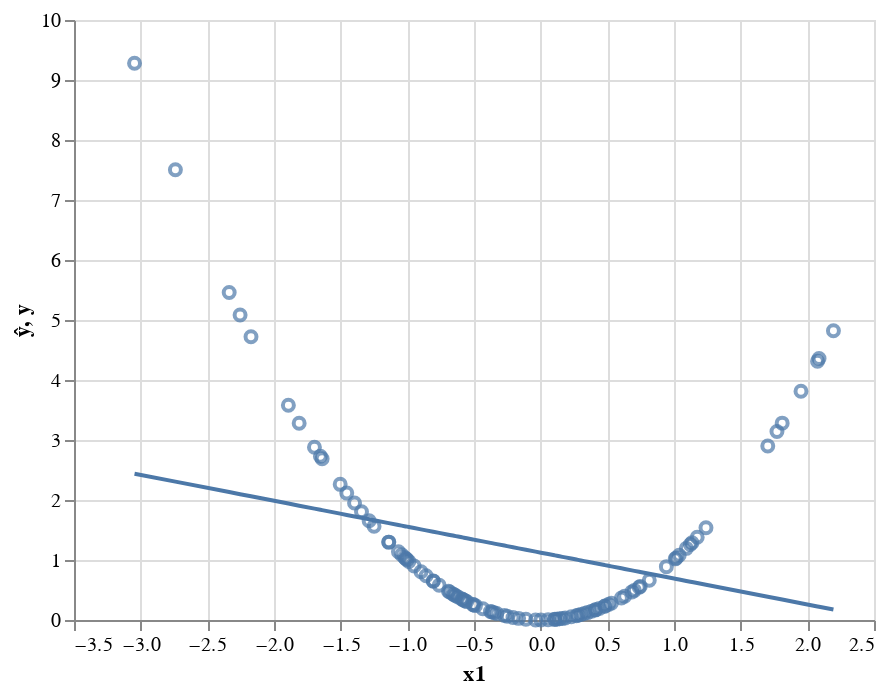

The code cell stored with this chart in its notebook:
### Markdown cell above
And when we plot the model predictions against reality we see how bad it is:

### Code cell
preds = pd.DataFrame({'ŷ':ŷ.detach().numpy()[:,0], 'y':y[:,0], 'x1':x[:,0]})
(alt.Chart(preds).mark_line().encode(x='x1', y='ŷ') + 
alt.Chart(preds).mark_point().encode(x='x1', y='y'))

### Figure 1 — Vega-Lite specification as saved in the notebook (floating-point values rounded to 4 significant figures)
{"$schema": "https://vega.github.io/schema/vega-lite/v3.4.0.json", "config": {"mark": {"tooltip": null}, "view": {"height": 300, "width": 400}}, "data": {"name": "data-797526193eb11ef7272ae4e60bd4b891"}, "datasets": {"data-797526193eb11ef7272ae4e60bd4b891": [{"x1": 0.9429, "y": 0.889, "ŷ": 0.7156}, {"x1": 0.4105, "y": 0.1685, "ŷ": 0.9456}, {"x1": 1.039, "y": 1.079, "ŷ": 0.6741}, {"x1": 0.6057, "y": 0.3669, "ŷ": 0.8612}, {"x1": -2.739, "y": 7.505, "ŷ": 2.306}, {"x1": 0.1845, "y": 0.03405, "ŷ": 1.043}, {"x1": 0.7027, "y": 0.4938, "ŷ": 0.8193}, {"x1": 0.3015, "y": 0.09093, "ŷ": 0.9926}, {"x1": 0.1071, "y": 0.01148, "ŷ": 1.077}, {"x1": 0.1217, "y": 0.01481, "ŷ": 1.07}, {"x1": -0.1107, "y": 0.01225, "ŷ": 1.171}, {"x1": -0.9489, "y": 0.9004, "ŷ": 1.533}, {"x1": -0.3767, "y": 0.1419, "ŷ": 1.286}, {"x1": 1.811, "y": 3.281, "ŷ": 0.3404}, {"x1": 1.135, "y": 1.288, "ŷ": 0.6327}, {"x1": -1.811, "y": 3.281, "ŷ": 1.905}, {"x1": -0.6197, "y": 0.384, "ŷ": 1.391}, {"x1": -0.2075, "y": 0.04307, "ŷ": 1.213}, {"x1": 1.703, "y": 2.901, "ŷ": 0.3871}, {"x1": -1.139, "y": 1.298, "ŷ": 1.615}, {"x1": -2.254, "y": 5.082, "ŷ": 2.097}, {"x1": 2.076, "y": 4.312, "ŷ": 0.2258}, {"x1": -1.652, "y": 2.73, "ŷ": 1.837}, {"x1": -0.5751, "y": 0.3308, "ŷ": 1.371}, {"x1": -0.5025, "y": 0.2525, "ŷ": 1.34}, {"x1": -1.344, "y": 1.806, "ŷ": 1.703}, {"x1": -0.5871, "y": 0.3447, "ŷ": 1.377}, {"x1": -1.396, "y": 1.949, "ŷ": 1.726}, {"x1": -2.173, "y": 4.72, "ŷ": 2.061}, {"x1": 0.1037, "y": 0.01076, "ŷ": 1.078}, {"x1": 0.2682, "y": 0.07195, "ŷ": 1.007}, {"x1": 0.001504, "y": 2.261e-06, "ŷ": 1.122}, {"x1": 0.8146, "y": 0.6636, "ŷ": 0.771}, {"x1": -1.043, "y": 1.087, "ŷ": 1.573}, {"x1": 0.1416, "y": 0.02005, "ŷ": 1.062}, {"x1": 0.1629, "y": 0.02653, "ŷ": 1.053}, {"x1": -1.249, "y": 1.561, "ŷ": 1.663}, {"x1": 0.5085, "y": 0.2585, "ŷ": 0.9033}, {"x1": 0.4802, "y": 0.2306, "ŷ": 0.9155}, {"x1": -0.4892, "y": 0.2393, "ŷ": 1.334}, {"x1": -0.8973, "y": 0.8052, "ŷ": 1.511}, {"x1": 0.2297, "y": 0.05278, "ŷ": 1.024}, {"x1": -0.1653, "y": 0.02733, "ŷ": 1.194}, {"x1": -0.6915, "y": 0.4781, "ŷ": 1.422}, {"x1": -1.139, "y": 1.298, "ŷ": 1.615}, {"x1": -0.03799, "y": 0.001443, "ŷ": 1.139}, {"x1": 0.2798, "y": 0.0783, "ŷ": 1.002}, {"x1": -1.067, "y": 1.138, "ŷ": 1.584}, {"x1": 0.4404, "y": 0.1939, "ŷ": 0.9327}, {"x1": -1.002, "y": 1.004, "ŷ": 1.556}, {"x1": -0.3487, "y": 0.1216, "ŷ": 1.274}, {"x1": 0.3513, "y": 0.1234, "ŷ": 0.9711}, {"x1": 0.6299, "y": 0.3967, "ŷ": 0.8508}, {"x1": -0.5535, "y": 0.3064, "ŷ": 1.362}, {"x1": -1.021, "y": 1.042, "ŷ": 1.564}, {"x1": -0.5085, "y": 0.2586, "ŷ": 1.343}, {"x1": -0.6582, "y": 0.4332, "ŷ": 1.407}, {"x1": 0.4819, "y": 0.2322, "ŷ": 0.9147}, {"x1": 1.093, "y": 1.194, "ŷ": 0.6509}, {"x1": -1.286, "y": 1.655, "ŷ": 1.679}, {"x1": 1.174, "y": 1.379, "ŷ": 0.6157}, {"x1": -0.9881, "y": 0.9764, "ŷ": 1.55}, {"x1": -0.6366, "y": 0.4053, "ŷ": 1.398}, {"x1": 1.01, "y": 1.019, "ŷ": 0.6868}, {"x1": 0.7388, "y": 0.5458, "ŷ": 0.8038}, {"x1": 1.122, "y": 1.26, "ŷ": 0.6381}, {"x1": -0.6822, "y": 0.4655, "ŷ": 1.418}, {"x1": -0.8057, "y": 0.6491, "ŷ": 1.471}, {"x1": 0.3274, "y": 0.1072, "ŷ": 0.9815}, {"x1": 1.24, "y": 1.537, "ŷ": 0.5873}, {"x1": -0.4336, "y": 0.188, "ŷ": 1.31}, {"x1": -0.2718, "y": 0.07388, "ŷ": 1.24}, {"x1": -1.454, "y": 2.115, "ŷ": 1.751}, {"x1": -0.7613, "y": 0.5796, "ŷ": 1.452}, {"x1": -0.8592, "y": 0.7382, "ŷ": 1.494}, {"x1": -1.892, "y": 3.58, "ŷ": 1.94}, {"x1": -1.697, "y": 2.878, "ŷ": 1.856}, {"x1": 1.017, "y": 1.035, "ŷ": 0.6835}, {"x1": 1.772, "y": 3.141, "ŷ": 0.3573}, {"x1": -0.5903, "y": 0.3484, "ŷ": 1.378}, {"x1": -2.336, "y": 5.457, "ŷ": 2.132}, {"x1": -0.3653, "y": 0.1334, "ŷ": 1.281}, {"x1": -0.5648, "y": 0.319, "ŷ": 1.367}, {"x1": -0.2513, "y": 0.06316, "ŷ": 1.231}, {"x1": 2.088, "y": 4.359, "ŷ": 0.221}, {"x1": -1.011, "y": 1.023, "ŷ": 1.56}, {"x1": 0.05594, "y": 0.003129, "ŷ": 1.099}, {"x1": 0.4114, "y": 0.1693, "ŷ": 0.9452}, {"x1": 2.196, "y": 4.821, "ŷ": 0.1743}, {"x1": -1.639, "y": 2.687, "ŷ": 1.831}, {"x1": 0.3818, "y": 0.1458, "ŷ": 0.958}, {"x1": 0.5301, "y": 0.281, "ŷ": 0.8939}, {"x1": -0.6499, "y": 0.4223, "ŷ": 1.404}, {"x1": -0.8047, "y": 0.6476, "ŷ": 1.471}, {"x1": 1.952, "y": 3.812, "ŷ": 0.2795}, {"x1": 0.6842, "y": 0.4681, "ŷ": 0.8273}, {"x1": 0.7467, "y": 0.5576, "ŷ": 0.8003}, {"x1": -1.504, "y": 2.261, "ŷ": 1.772}, {"x1": -0.329, "y": 0.1082, "ŷ": 1.265}, {"x1": -3.046, "y": 9.278, "ŷ": 2.439}]}, "layer": [{"encoding": {"x": {"field": "x1", "type": "quantitative"}, "y": {"field": "ŷ", "type": "quantitative"}}, "mark": "line"}, {"encoding": {"x": {"field": "x1", "type": "quantitative"}, "y": {"field": "y", "type": "quantitative"}}, "mark": "point"}]}
